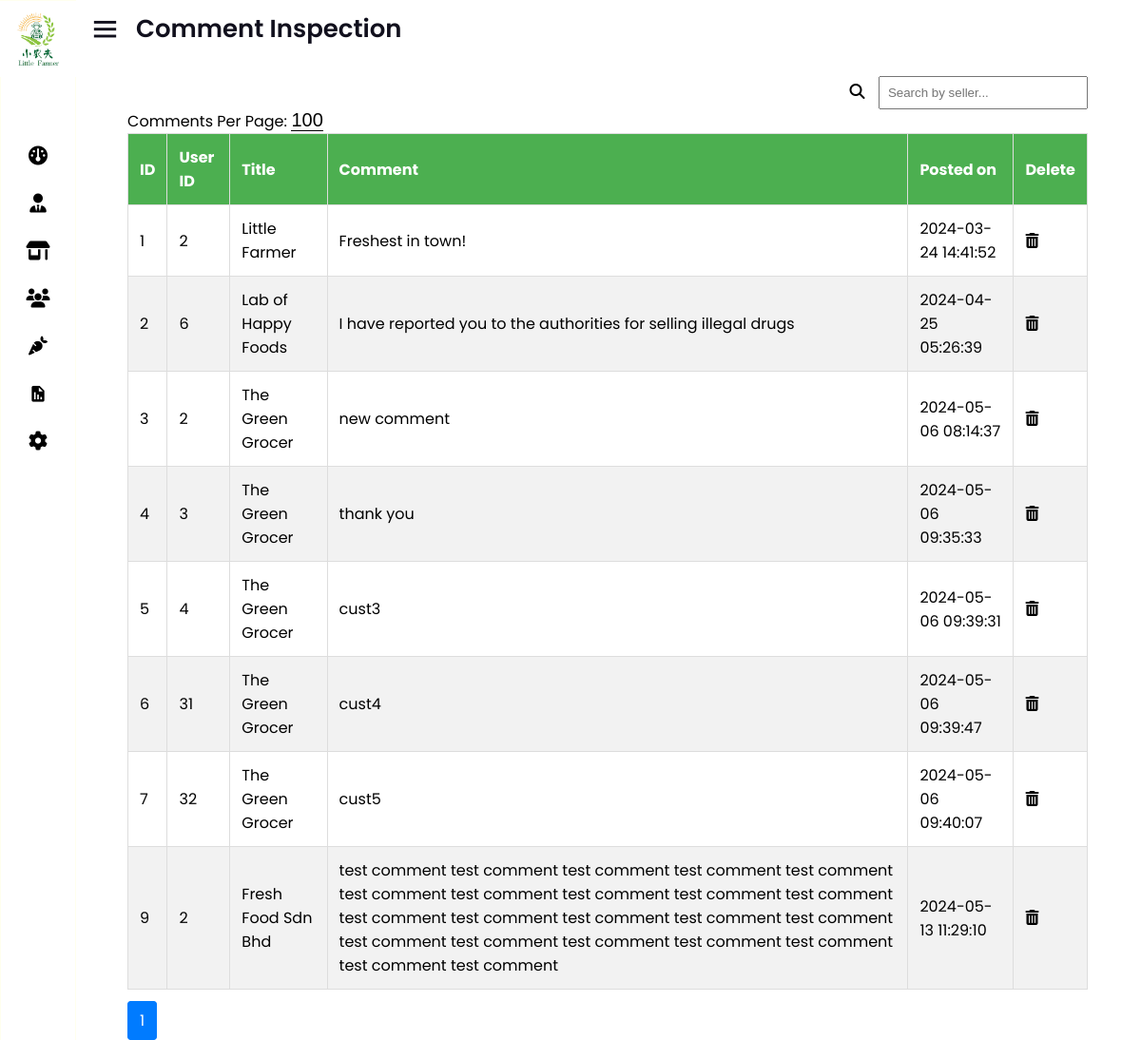
/seller/admin/comment_inspection.php (signed in), run on an earlier commit of the app's database.
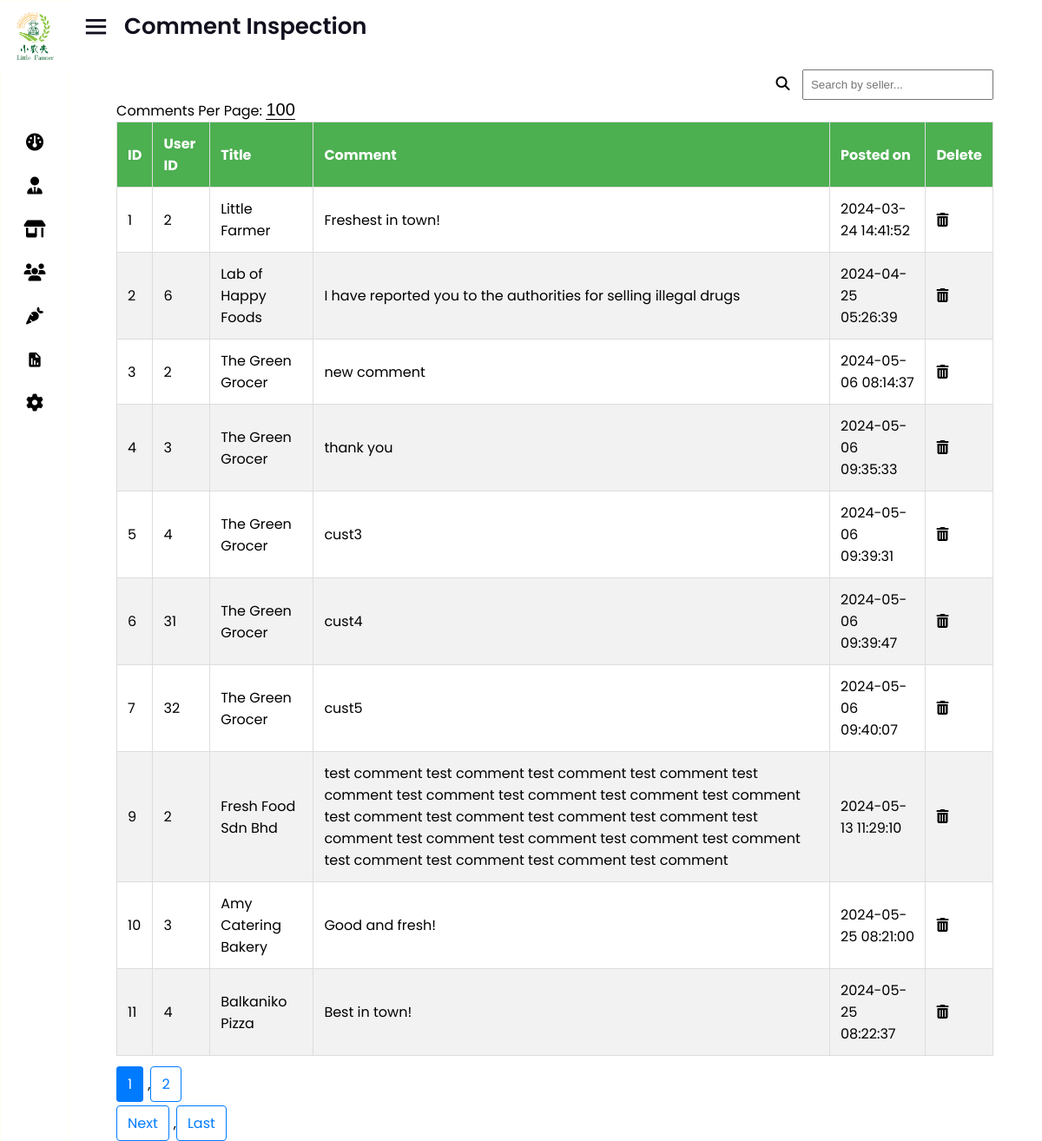
And on a later commit of the database.
### tables this page shows
CREATE TABLE `user_comments` (
  `id` int(11) NOT NULL,
  `user_id` int(11) DEFAULT NULL,
  `res_id` int(11) DEFAULT NULL,
  `comment` text DEFAULT NULL,
  `created_at` timestamp NOT NULL DEFAULT current_timestamp()
);

CREATE TABLE `restaurant` (
  `rs_id` int(222) NOT NULL,
  `c_id` int(222) NOT NULL,
  `title` varchar(222) NOT NULL,
  `email` varchar(222) NOT NULL,
  `phone` varchar(222) NOT NULL,
  `url` varchar(222) NOT NULL,
  `o_hr` varchar(222) NOT NULL,
  `c_hr` varchar(222) NOT NULL,
  `o_days` varchar(222) NOT NULL,
  `address` text NOT NULL,
  `image` text NOT NULL,
  `date` timestamp NOT NULL DEFAULT current_timestamp() ON UPDATE current_timestamp(),
  `description` text NOT NULL
);

### seller/admin/comment_inspection.php (the view, shortened to what this page needs)
<!DOCTYPE html>
<html lang="en" dir="ltr">
<head>
    <link rel="stylesheet" href="style.css">
    <link rel="stylesheet" href="https://cdnjs.cloudflare.com/ajax/libs/font-awesome/4.7.0/css/font-awesome.min.css">
    <link href='https://unpkg.com/boxicons@2.0.7/css/boxicons.min.css' rel='stylesheet'>
</head>
<body>
    <div class="sidebar close">
        <?php include "sidebar.php"; ?>
    </div>
    <section class="home-section">
        <div class="home-content">
            <i class='bx bx-menu'></i>
            <span class="text">Comment Inspection</span>
        </div>
        <div class="empMainCon">
            <div class="search-container" style="text-align: right">
				<i class="fa fa-search search-icon" onclick="filterComments()"></i>
                <input type="text" id="searchInput" placeholder="Search by seller..." onkeyup="filterComments()">
            </div>
            <div class="comments-per-page">
				<label for="commentsPerPage">Comments Per Page:</label>
				<select id="commentsPerPage" onchange="updateCommentsPerPage()" class="custom-select" style="margin: 50 10">
					<option value="100" <?php if(!isset($_GET['commentsPerPage']) || $_GET['commentsPerPage'] == '100') echo 'selected'; ?>>100</option>
				</select>
			</div>
            <?php
            include("config/connect.php");
            $commentsPerPage = isset($_GET['commentsPerPage']) && in_array((int)$_GET['commentsPerPage'], [5, 10, 15, 50]) ? (int)$_GET['commentsPerPage'] : 10;
            $page = isset($_GET['page']) && is_numeric($_GET['page']) ? (int)$_GET['page'] : 1;
            $start = ($page - 1) * $commentsPerPage;
            $totalCommentsQuery = "SELECT COUNT(*) AS total FROM user_comments";
            $totalCommentsResult = mysqli_query($db, $totalCommentsQuery);
            $totalCommentsRow = mysqli_fetch_assoc($totalCommentsResult);
            $totalComments = $totalCommentsRow['total'];
            $totalPages = ceil($totalComments / $commentsPerPage);
            $query = "SELECT c.id, c.user_id, r.title, c.comment, c.created_at
                      FROM user_comments c
                      INNER JOIN restaurant r ON c.res_id = r.rs_id
                      LIMIT $start, $commentsPerPage";
            $result = mysqli_query($db, $query);
            if (mysqli_num_rows($result) > 0) {
                echo '<div class="table-responsive">';
                echo '<table class="table table-bordered" style="width: 100%;">';
                echo '<thead>';
                echo '<tr>';
                echo '<th>ID</th>';
                echo '<th>User ID</th>';
                echo '<th>Title</th>';
                echo '<th>Comment</th>';
                echo '<th>Posted on</th>';
                echo '<th>Delete</th>';
                echo '</tr>';
                echo '</thead>';
                echo '<tbody id="commentTableBody">';
                while ($row = mysqli_fetch_assoc($result)) {
                    echo '<tr>';
                    echo '<td>' . $row['id'] . '</td>';
                    echo '<td>' . $row['user_id'] . '</td>';
                    echo '<td>' . $row['title'] . '</td>';
                    echo '<td>' . $row['comment'] . '</td>';
                    echo '<td>' . $row['created_at'] . '</td>';
                    echo '<td><a href="delete_comment.php?id=' . $row['id'] . '" class="btn btn-danger btn-flat btn-addon btn-xs m-b-10" onclick="return confirm(\'Are you sure you want to delete this comment?\');"><i class="fa fa-trash-o" style="font-size:16px"></i></a></td>';
                    echo '</tr>';
                }
                echo '</tbody>';
                echo '</table>';
                echo '</div>';
                echo '<div class="pagination">';
                for ($i = 1; $i <= $totalPages; $i++) {
                    echo '<a href="?page=' . $i . '&commentsPerPage=' . $commentsPerPage . '" ';
                    if ($page === $i) {
                        echo 'class="active"';
                    }
                    echo '>' . $i . '</a>';
                    if ($i < $totalPages) {
                        echo ',';
                    }
                }
                if ($page < $totalPages) {
                    echo '</div><div class="pagination next-last">';
                    echo '<a href="?page=' . ($page + 1) . '&commentsPerPage=' . $commentsPerPage . '">Next</a>,';
                    echo '<a href="?page=' . $totalPages . '&commentsPerPage=' . $commentsPerPage . '">Last</a>';
                }
                echo '</div>';
            } else {
                echo '<p>No comments found.</p>';
            }
            ?>
        </div>
    </section>
</body>
</html>

### seller/admin/sidebar.php (shortened to what this page needs)
<!DOCTYPE html>
<html lang="en" dir="ltr">
<head>
	<link rel="stylesheet" href="style.css">
	<link href='https://unpkg.com/boxicons@2.0.7/css/boxicons.min.css' rel='stylesheet'>
	<link rel="stylesheet" href="https://cdnjs.cloudflare.com/ajax/libs/font-awesome/6.5.1/css/all.min.css" />
</head>
	<div class="logo-details">
		<img src="img/logo.png" width="80" height="80" id="logo" name="logo"></img>
    </div>
    <ul class="nav-links">
      <li>
        <a href="dashboard.php">
         <i class="fa-solid fa-gauge"></i>
        </a>
      </li>
		<?php if($_SESSION['adm_co'] != "VSUPA"){ ?>
      <li>
          <a href="employees.php">
            <i class="fa-solid fa-user-tie"></i>
          </a>
      </li>
		<?php } ?>
		<li>
        <div class="iocn-link">
          <a href="sellers.php">
            <i class="fa-solid fa-shop"></i>
          </a>
        </div>
      </li>
		<li>
        <a href="users.php">
          <i class="fa-solid fa-users"></i>
        </a>
      </li>
	<?php if($_SESSION['adm_co'] != "VSUPA"){ ?>
      <li>
        <div class="iocn-link">
          <a href="products.php">
            <i class="fa-solid fa-carrot"></i>
          </a>
        </div>
      </li>
	<?php } ?>
      <?php if($_SESSION['adm_co'] != "VSUPA"){ ?>
      <li>
        <a href="admin_report.php">
          <i class='bx bxs-report'></i>
        </a>
      </li>
		<?php } ?>
      <li>
        <a href="setting.php">
          <i class="fa-solid fa-gear"></i>
        </a>
      </li>
      <li>
    <div class="profile-details">
    </div>
  </li>
</ul>

### seller/admin/style.css (style rules this page uses)
html, body { width: 100%; height: 100%; margin: 0; padding: 0; box-sizing: border-box; font-family: 'Poppins', sans-serif; overflow-y: auto; }
.sidebar { border: 1px solid #ffe; position: fixed; top: 0; left: 0; height: 100%; width: 260px; background: #ffffff; z-index: 100; transition: all 0.5s ease; }
.sidebar.close { width: 78px; }
.logo-details { height: auto; width: 100%; display: flex; flex-direction: column; align-items: center; }
.logo-details img { font-size: 30px; color: #fff; text-align: center; line-height: 50px; }
.sidebar .nav-links { height: 100%; padding: 30px 0 150px 0; overflow: auto; }
.sidebar.close .nav-links { overflow: visible; }
.sidebar .nav-links li { position: relative; list-style: none; transition: all 0.4s ease; }
.sidebar .nav-links li .iocn-link { display: flex; align-items: center; justify-content: space-between; }
.sidebar.close .nav-links li .iocn-link { display: block }
.sidebar .nav-links li i { height: 50px; min-width: 78px; text-align: center; line-height: 50px; color: #000; font-size: 20px; cursor: pointer; transition: all 0.3s ease; }
.sidebar .nav-links li a { display: flex; align-items: center; text-decoration: none; }
.sidebar .profile-details { position: fixed; bottom: 0; width: 260px; display: flex; align-items: center; justify-content: space-between; background: #ffd; padding: 12px 0; transition: all 0.5s ease; }
.sidebar.close .profile-details { background: none; }
.sidebar.close .profile-details { width: 78px; }
.home-section { position: relative; background: #ffffff; height: 100vh; left: 260px; width: calc(100% - 260px); transition: all 0.5s ease; overflow-y: auto; }
.sidebar.close ~ .home-section { left: 78px; width: calc(100% - 78px); }
.home-section .home-content { height: 60px; display: flex; align-items: center; }
.home-section .home-content .bx-menu, .home-section .home-content .text { color: #11101d; font-size: 35px; }
.home-section .home-content .bx-menu { margin: 0 15px; cursor: pointer; }
.home-section .home-content .text { font-size: 26px; font-weight: 600; }
.empMainCon { width: 90%; margin-left: auto; margin-right: auto; margin-top: 20px; }
.empMainCon #searchInput { padding: 8px; width: 200px; margin-left: 10px; }
.empMainCon table { border-collapse: collapse; width: 100%; margin-left: auto; margin-right: auto; margin-top: 20px; margin-bottom: 10px; }
.empMainCon th, td { border: 1px solid #ddd; padding: 12px; text-align: left; }
.empMainCon th { background-color: #4CAF50; color: white; cursor: pointer; }
.empMainCon tr:nth-child(even) { background-color: #f2f2f2; }
.close { color: #aaa; font-size: 28px; font-weight: bold; cursor: pointer; }
.custom-select { border: none; border-bottom: 1px solid #000; background-color: transparent; padding: 0; margin: 0; appearance: none; text-align: center; font-size: 20px; }
a { text-decoration: none; color: inherit; }

### seller/admin/comment_inspection.php (style rules this page uses)
.comments-per-page { float: left; }
.pagination { margin-top: 20px; }
.pagination a { color: #007bff; padding: 8px 12px; text-decoration: none; border: 1px solid #007bff; margin-right: 5px; border-radius: 4px; }
.pagination a.active { background-color: #007bff; color: white; }

What changed in the data, as far as the page shows it:
added user_comments: id "10", user "3", restaurant.title "Amy Catering Bakery", comment "Good and fresh!", created_at "2024-05-25 08:21:00"
added user_comments: id "11", user "4", restaurant.title "Balkaniko Pizza", comment "Best in town!", created_at "2024-05-25 08:22:37"
Also different on the page:
new list line: "2"
text now shown: "Next , Last"
